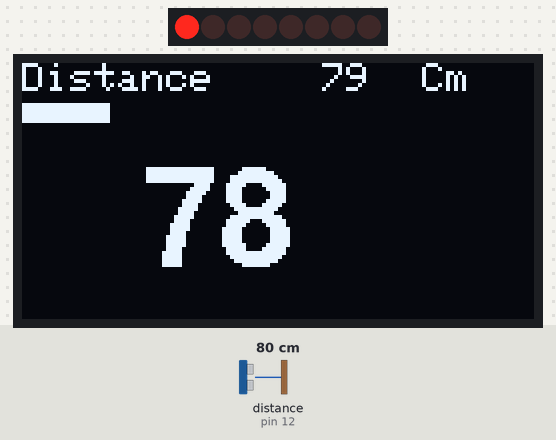
Simulated run of this sketch. Board: Arduino Uno, built with avr-gcc and run on an emulated ATmega328P. Shown: 8 shift-register outputs drawn as a row of LEDs (first output left, lit = HIGH), 128×64 one-colour display. Wiring (inferred from the names in the program): ultrasonic range finder: trigger pin 14; echo pin 12; shift register (74HC595): data pin 16; shift clock pin 2. Wiring (inferred from the signals the program sends): row of LEDs: on Q0, Q1, Q2, Q3, Q4, Q5, Q6, Q7. Inputs (shaded band) come from the test bench; at power-on: distance to the obstacle (sensor on pin 12) 80 cm. The echo pulse lasts 58.3 µs per cm; what the sketch prints to the serial monitor is not drawn.

Above: at 5.29 s.
6.3 s: distance to the obstacle (sensor on pin 12) set to 27 cm
At 7.11 s:
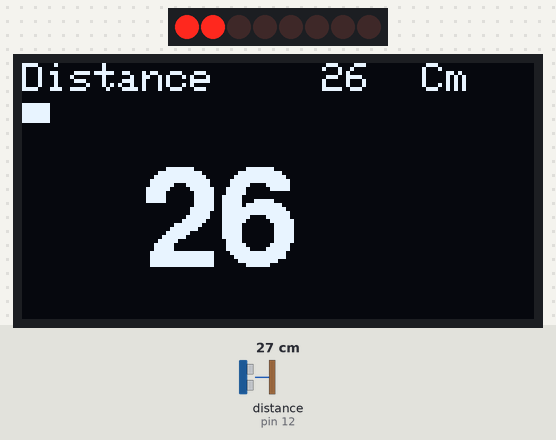
7.9 s: distance to the obstacle (sensor on pin 12) set to 18 cm
At 9.29 s:
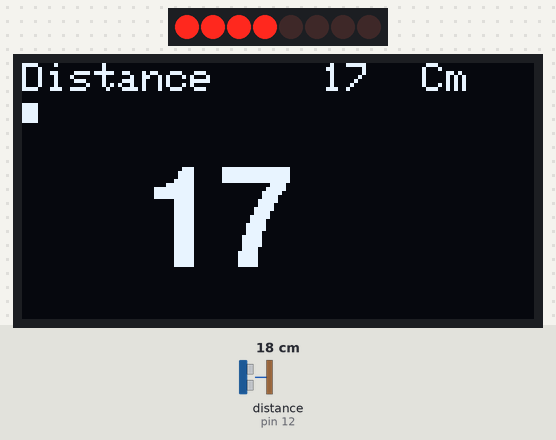
9.6 s: distance to the obstacle (sensor on pin 12) set to 5 cm
At 9.77 s:
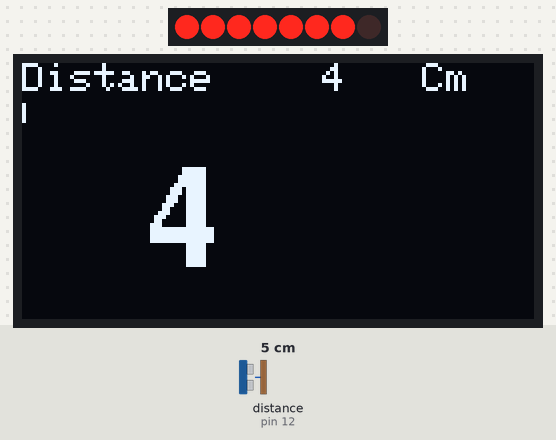
11.3 s: distance to the obstacle (sensor on pin 12) set to 4 cm
At 11.38 s:
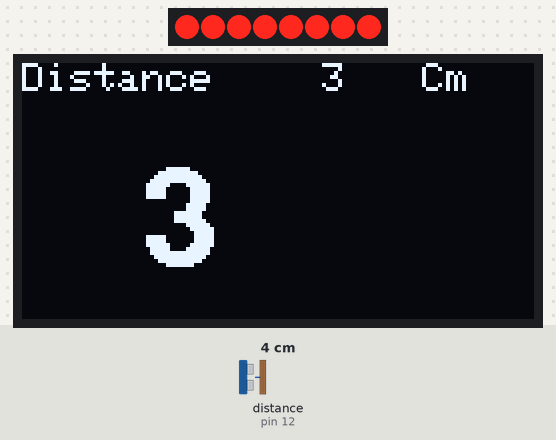
13.0 s: distance to the obstacle (sensor on pin 12) set to 2 cm
At 13.22 s:
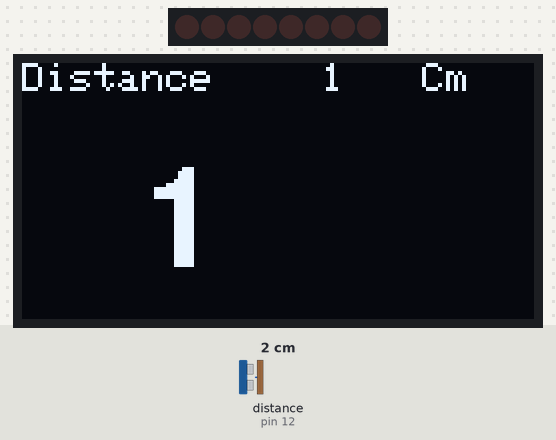
16.0 s: distance to the obstacle (sensor on pin 12) set to 9 cm
At 16.09 s:
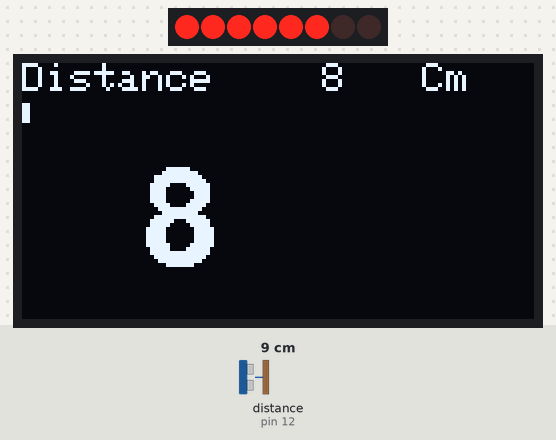
Timing chart, 0 to 26.5 s (numbered marks = the images above; inputs shaded):
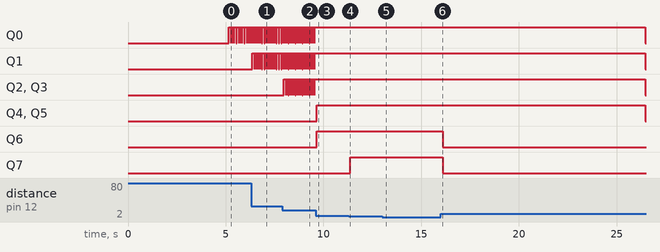

The sketch:

Projek_Sensor_Jarak_Penghalang_Ultrasonic.ino
```cpp
/*-----------------------------------------------
  IoT Smart Device Development Board
  by Dodit Suprianto | DSP-TECH

  Projek: Sensor Jarak Penghalang Ultrasonic

  Library:
  https://github.com/Simsso/ShiftRegister74HC595
  https://github.com/kiryanenko/SimpleTimer
  https://github.com/adafruit/Adafruit_SSD1306
  https://github.com/adafruit/Adafruit-GFX-Library
  -----------------------------------------------*/

/*-------------------------------------
  Menambahkan library yang diperlukan
  -------------------------------------*/
// library shift register 74HC595
#include <ShiftRegister74HC595.h>

// library timer (millis)/thread
#include <SimpleTimer.h>

// library OLED & Font
#include <Adafruit_GFX.h>
#include <Adafruit_SSD1306.h>
#include <Fonts/FreeSansBold18pt7b.h>

#include <Wire.h>

/*-------------------------------
  Alamat Kanal Shift Register:
  -------------------------------
  Kanal  0 = LED 1
  Kanal  1 = LED 2
  Kanal  2 = LED 3
  Kanal  3 = LED 4
  Kanal  4 = LED 5
  Kanal  5 = LED 6
  Kanal  6 = LED 7
  Kanal  7 = LED 8
  Kanal  8 = LED 9
  Kanal  9 = Buzz Piezo Speaker
  Kanal 10 = Relay
  Kanal 11 - 15 = Kanal expansi
  -------------------------------*/

/*------------------------------
  Pin Microcontroller NodeMCU
  ------------------------------*/
// Pin Shift Register
#define pinData       16 // pin D0
#define pinClock       2 // pin D4
#define pinLatch       0 // pin D3

// Pin Sensor jarak ultrasonic HC-SR04
#define pinEcho       12 // pin D6
#define pinTrigger    14 // pin D5

/*------------------------------
  Inisialisasi instance/object &
  Deklarasi varibale global
  -------------------------------*/
// Konstruktor instance Shift register
ShiftRegister74HC595<2> srChannel(pinData, pinClock, pinLatch);

// Konstruktor instance OLED 0.96"
Adafruit_SSD1306 display(128, 64, &Wire, -1);

// Varibale simpletimer (Timer interval)
// SimpleTimer semacam thread yang membentuk session
// tanpa mengganggu session program utama
SimpleTimer TimerSR04;

void setup() {
  /*----------------------------------------------------
    Mengatur baudrate serial MCU.
    Baurate disesuaikan dengan baudrate serial monitor)
    ----------------------------------------------------*/
  Serial.begin(115200);
  Wire.begin();

  /*---------------------------------
    Mode pin sensor jarak ultrasonic
    ---------------------------------*/
  pinMode(pinTrigger, OUTPUT);
  pinMode(pinEcho, INPUT);

  /*---------------------------------------------
    Set seluruh kanal shift register menjadi OFF
    ---------------------------------------------*/
  srChannel.setAllLow();

  /*------------------------------------------
    Atur interval pembacaan sensor Ultrasonic
    interval 50 milidetik
    ------------------------------------------*/
  TimerSR04.setInterval(50);

  /*-------------------
    Inisialisasi OLED
    -------------------*/
  display.begin(SSD1306_SWITCHCAPVCC, 0x3C);
  display.setTextSize(1);
  display.setTextColor(WHITE);
  display.clearDisplay();

  /*-----------------------------------
    Menampilkan pesan OLED pertamakali
    ------------------------------------*/
  display.setCursor(0, 0);
  display.println("Selamat datang...");
  display.setCursor(0, 12);
  display.println("Projek Sensor Jarak");
  display.setCursor(0, 24);
  display.println("Ultrasonic HC-SR04");

  // menampilkan pesan string ke OLED
  display.display();

  // tunda tampilan selama 5 detik
  delay(5000);
}

void loop() {
  /*---------------------------------------
    pembacaan sensor jarak ultrasonic
    dengan interval pembacaan 50 milidetik
    ---------------------------------------*/
  if (TimerSR04.isReady()) {
    // update tampilan ke OLED setelah terjadi perubahan nilai
    updateOLED();

    // Progress bar LED
    LEDProgress();

    // timer di reset kembali ke counter 0
    TimerSR04.reset();
  }
}

/*------------------------------------------
  Fungsi menghitung jarak benda penghalang
  Dengan Sensor Ultrasonic HR-SR04
  ------------------------------------------*/
int SensorJarakUltraSonic() {

  // Membersihkan pin pinTrigger selama 2 microdetik
  digitalWrite(pinTrigger, LOW);
  delayMicroseconds(2);

  // Set pinTrigger menjadi HIGH selama 10 microdetik
  digitalWrite(pinTrigger, HIGH);
  delayMicroseconds(10);
  digitalWrite(pinTrigger, LOW);

  // Menghitng jarak berdasarkan  waktu perjalanan
  // gelombang suara dalam mikrodetik
  long Durasi = pulseIn(pinEcho, HIGH);

  // Jarak dalam satuan centimeter
  int JarakCM = Durasi * 0.034 / 2;

  // Jarak dalam satuan inch
  int JarakInch = Durasi * 0.0133 / 2;

  Serial.println("Jarak Cm=" + String(JarakCM) + " Inch=" + String(JarakInch));
  return JarakCM;
}

/*---------------------------------------
  Menampilkan data terbaru ke layar OLED
  ---------------------------------------*/
void updateOLED() {
  display.clearDisplay();
  display.setTextSize(1);
  display.setTextColor(WHITE);

  display.setCursor(0, 0);
  display.print("Distance");
  display.setCursor(75, 0);
  display.print(String(SensorJarakUltraSonic()));
  display.setCursor(100, 0);
  display.print("Cm");

  // mapping jarak menjadi gauge ke layar OLED
  // x = 0, y = 0, tinggi = 5 piksel dan
  // lebar = sesuai nilai mapping, antara 0-127 piksel
  // 450cm adalah kemampuan maksimum jarak dapat terdeteksi
  int gaugePB = map(SensorJarakUltraSonic(), 0, 450, 0, 127);
  // Menggambar kotak bar
  display.fillRect(0, 10, gaugePB, 5, SSD1306_INVERSE);
  display.display();

  // mengubah font lebih besar
  display.setFont(&FreeSansBold18pt7b);
  display.setCursor(30, 50);
  display.print(String(SensorJarakUltraSonic()));
  display.display();

  // set setting default OLED
  display.setFont();
}

/*------------------------------------------
  Gauge LED mengikuti besar kecil nilai
  jarak penghalang dengan sensor Ultrasonic
  ------------------------------------------*/
void LEDProgress() {
  // set semua LED menjadi mati (LOW)
  for (uint8_t i = 0; i <= 8; i++) {
    srChannel.set(i, LOW);
  }

  // Gauge diperhitungkan ketika benda berjarak <= 30cm
  byte validGauge;
  if (SensorJarakUltraSonic() > 30) {
    validGauge = 30;
  } else {
    validGauge = SensorJarakUltraSonic();
  }

  // Memetakan nilai jarak dari fungsi SensorJarakUltraSonic()
  // ke 9 LED (ch 0-8 shift register).
  // Pemetaan dibalik karena semakin dekat benda jumlah LED aktif semakin banyak
  int gaugeLED = map(validGauge, 30, 0, 0, 8);
  Serial.println("Distance: " + String(SensorJarakUltraSonic()));
  Serial.println("Gauge: " + String(gaugeLED));

  // Set channel shift register 0-8 sesuai nilai gauge bernilai HIGH
  for (uint8_t i = 0; i <= gaugeLED; i++) {
    // semua LED hidup
    srChannel.set(i, HIGH);
  }
}
```

Measured:
- after the input at 6.3 s, the display: first differs from a run without the input after 0.07 s (image 1 shows a later state)
- after the input at 7.9 s, the display: first differs from a run without the input after 0.07 s (image 2)
- after the input at 9.6 s, the display: first differs from a run without the input after 0.05 s (image 3 shows a later state)
- after the input at 11.3 s, the display: first differs from a run without the input after 0.08 s (image 4)
- after the input at 16.0 s, the display: first differs from a run without the input after 0.09 s (image 6)
